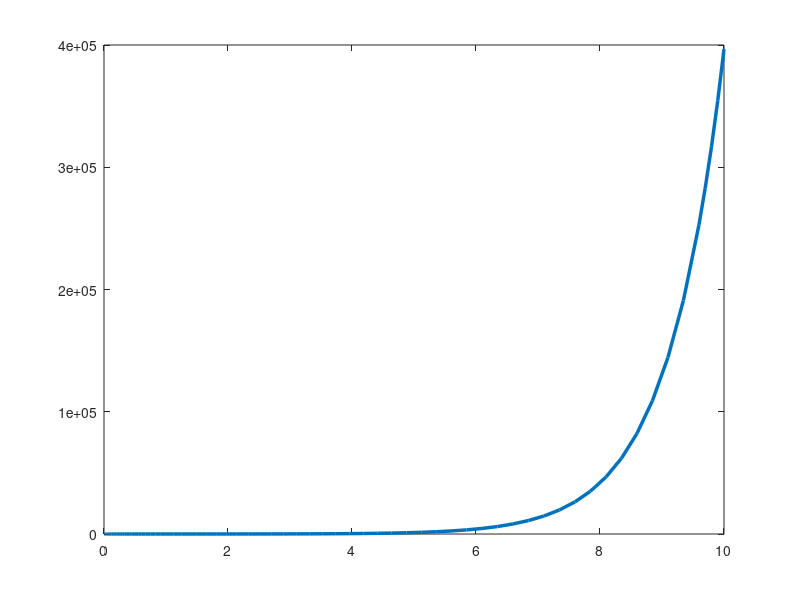
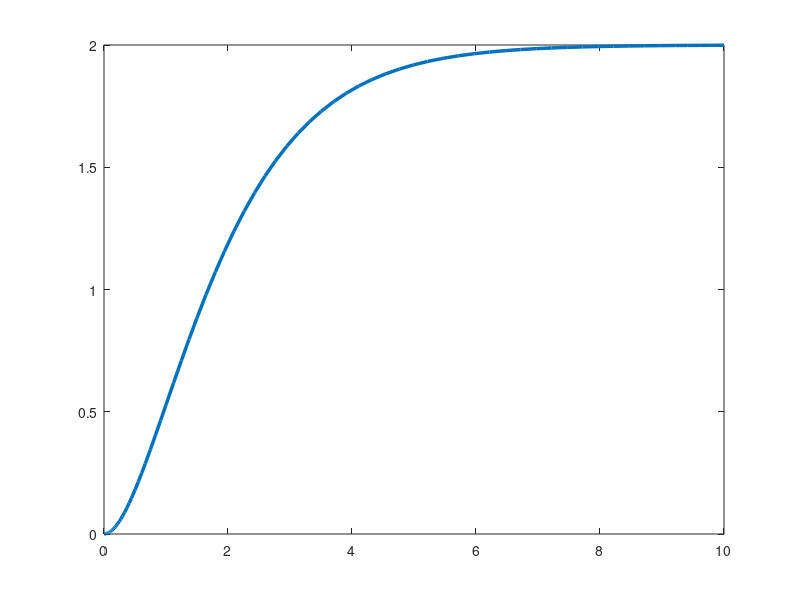
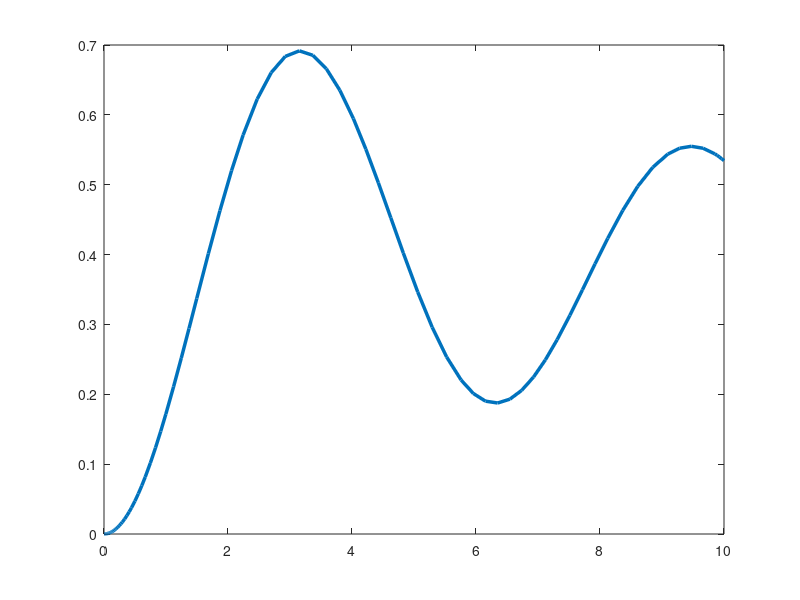
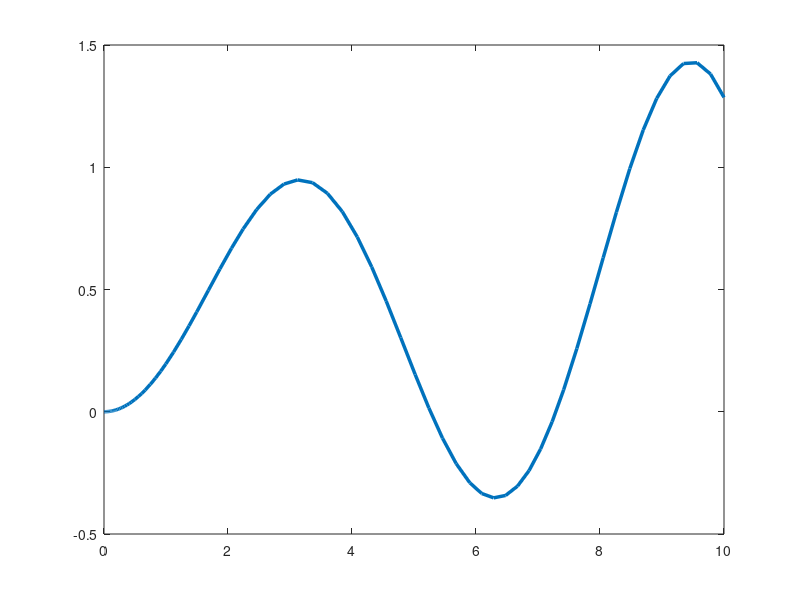

The MATLAB script that drew these images, in order:
% q001A


%% ODE 1a
close all;
tspan = [0, 10];
% 'y'' -2 y' + y = 2'; 
% roots: 1, 1
DE = @(t, w) [w(2); 2 - w(1) + 2 * w(2)];
w0 = [0, 0];
[t, w] = ode45(DE, tspan, w0);
plot(t, w(:,1), 'linewidth', 2.5);
print('-dpng', 'q_001_Part1_1.png');
%% ODE 1b
close all;
tspan = [0, 10];
% 'y'' +2 y' + y = 2'; 
% roots: 1, 1
DE = @(t, w) [w(2); 2 - w(1) - 2 * w(2)];
w0 = [0, 0];
[t, w] = ode45(DE, tspan, w0);
plot(t, w(:,1), 'linewidth', 2.5);
print('-dpng', 'q_001_Part1_2.png');

%% ODE 1c
close all;
tspan = [0, 10];

% '5 y'' + y' +5 y = 2'; 
% roots:   -0.1000 + 0.9950i
DE = @(t, w) [w(2); (1/5)*( 2 - 5*w(1) - w(2))];
w0 = [0, 0];
[t, w] = ode45(DE, tspan, w0);
plot(t, w(:,1), 'linewidth', 2.5);
print('-dpng', 'q_001_Part1_3.png');

%% ODE 1d
close all;
tspan = [0, 10];

% '5 y'' - y' +5 y = 2'; 
% roots:   -0.1000 + 0.9950i
DE = @(t, w) [w(2); (1/5)*( 2 - 5*w(1) + w(2))];
w0 = [0, 0];
[t, w] = ode45(DE, tspan, w0);
plot(t, w(:,1), 'linewidth', 2.5);
print('-dpng', 'q_001_Part1_4.png');
